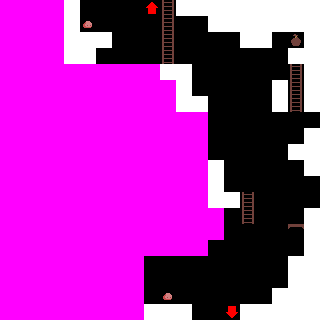

This game map was drawn from its Tiled (.tmx) file and the tilesets committed beside it. A one-line description and the full map source follow:
An orthogonal 20x20 tile map with 16x16 px tiles, 1 tile layer (Tile Layer 1).

<map version="1.10" tiledversion="1.11.2" orientation="orthogonal" renderorder="right-up" width="20" height="20" tilewidth="16" tileheight="16" infinite="0" nextlayerid="2" nextobjectid="1">
 <tileset firstgid="1" source="../../tiletypes.tsx" />
 <layer id="1" name="Tile Layer 1" width="20" height="20">
  <data encoding="csv">
3,3,3,3,1,0,0,0,0,12,18,1,1,1,1,1,1,1,1,1,
3,3,3,3,1,26,0,0,0,0,18,0,0,1,1,1,1,1,1,1,
3,3,3,3,1,1,1,0,0,0,18,0,0,0,0,1,1,0,25,1,
3,3,3,3,1,1,0,0,0,0,18,0,0,0,0,0,0,0,1,1,
3,3,3,3,3,3,3,3,3,3,1,1,0,0,0,0,0,0,18,1,
3,3,3,3,3,3,3,3,3,3,3,1,0,0,0,0,0,1,18,1,
3,3,3,3,3,3,3,3,3,3,3,1,1,0,0,0,0,1,18,1,
3,3,3,3,3,3,3,3,3,3,3,3,3,0,0,0,0,0,0,0,
3,3,3,3,3,3,3,3,3,3,3,3,3,0,0,0,0,0,0,1,
3,3,3,3,3,3,3,3,3,3,3,3,3,0,0,0,0,0,1,1,
3,3,3,3,3,3,3,3,3,3,3,3,3,1,0,0,0,0,0,1,
3,3,3,3,3,3,3,3,3,3,3,3,3,1,0,0,0,0,0,0,
3,3,3,3,3,3,3,3,3,3,3,3,3,1,1,18,0,0,0,0,
3,3,3,3,3,3,3,3,3,3,3,3,3,3,0,18,0,0,0,1,
3,3,3,3,3,3,3,3,3,3,3,3,3,3,0,0,0,0,17,1,
3,3,3,3,3,3,3,3,3,3,3,3,3,0,0,0,0,0,0,1,
3,3,3,3,3,3,3,3,3,0,0,0,0,0,0,0,0,0,1,1,
3,3,3,3,3,3,3,3,3,0,0,0,0,0,0,0,0,0,1,1,
3,3,3,3,3,3,3,3,3,0,26,0,0,0,0,0,0,1,1,1,
3,3,3,3,3,3,3,3,3,1,1,1,0,0,11,1,1,1,1,1
</data>
 </layer>
</map>
